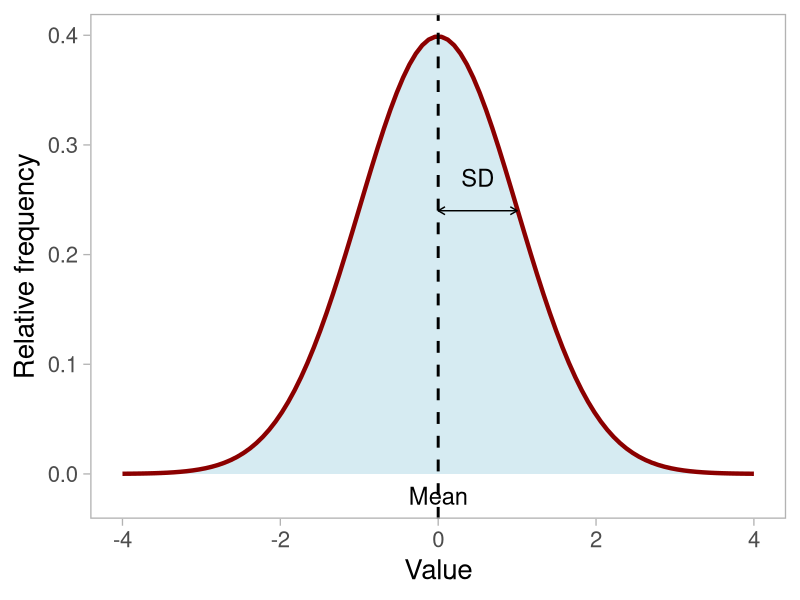
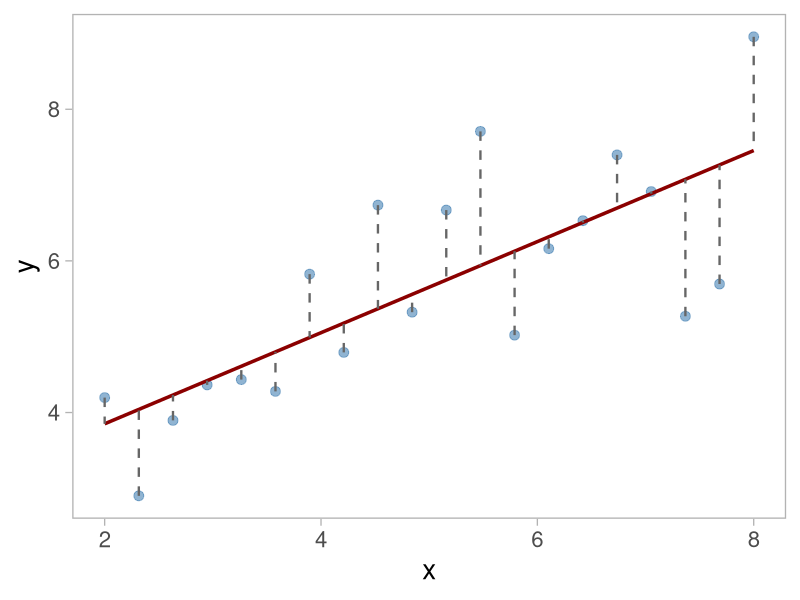
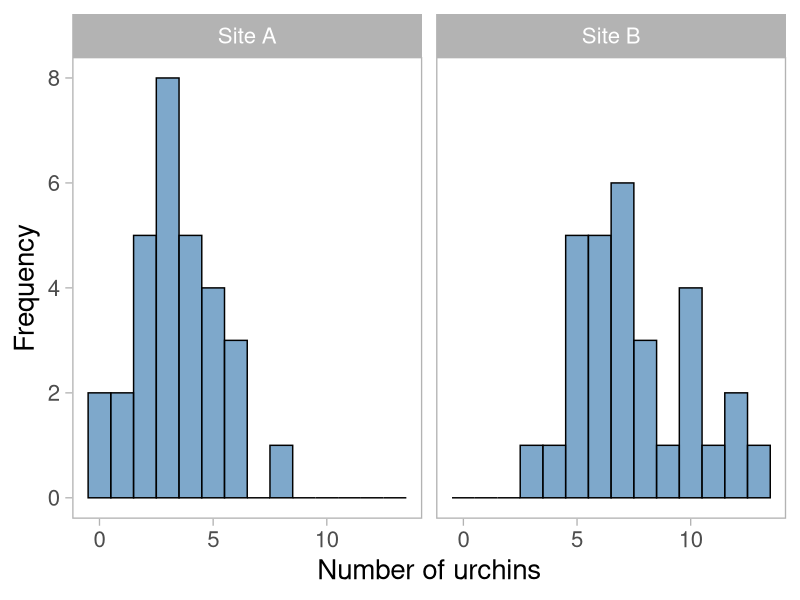
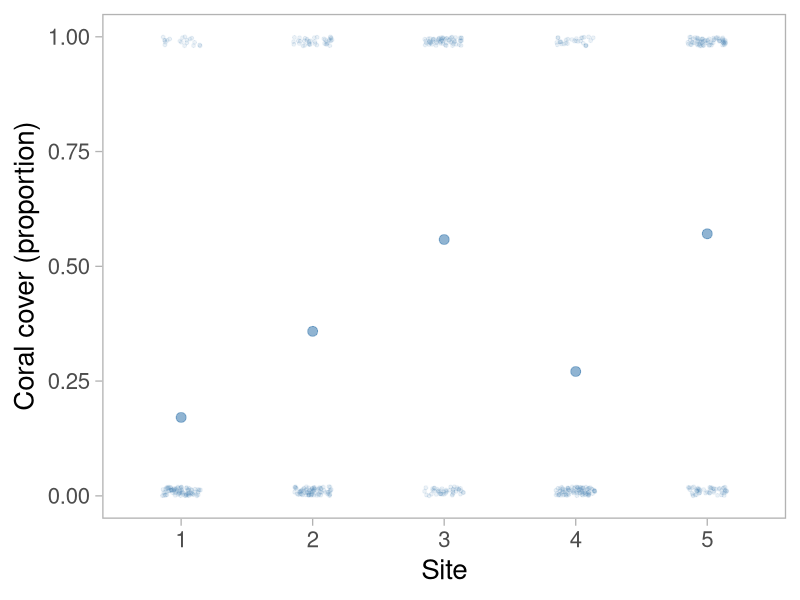
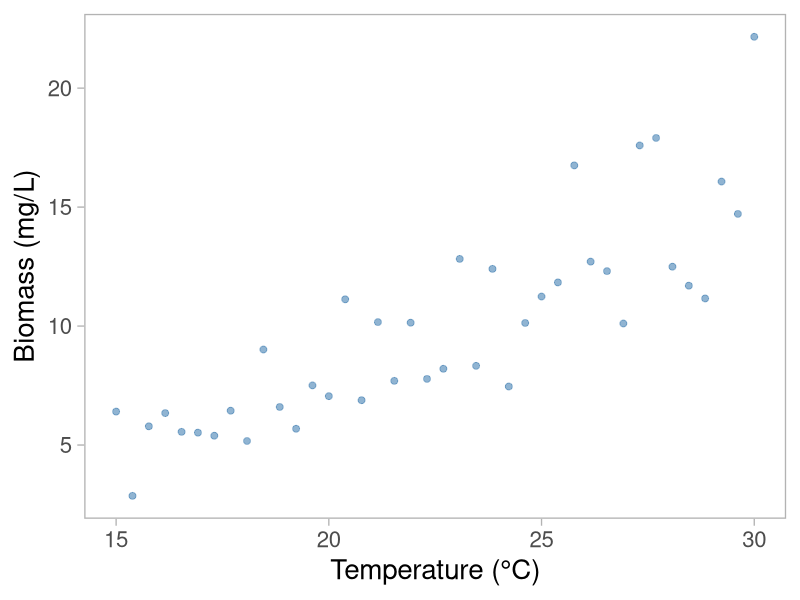
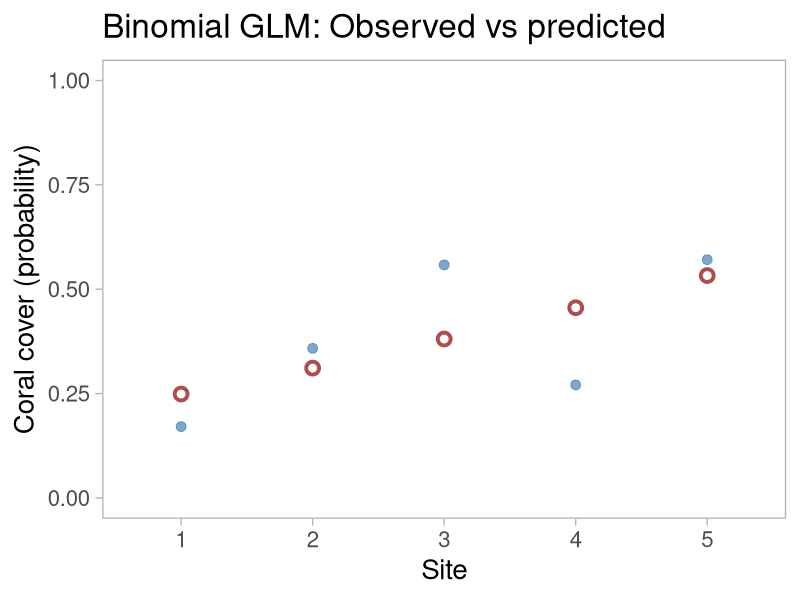

Write R code to recreate these figures, in order.
## ---- chunk 1
#| echo: false
#| message: false
#| warning: false

library(tidyverse)
library(palmerpenguins)
theme_set(theme_light(base_size = 20))
## ---- chunk 2
#| echo: false

x <- seq(-4, 4, length.out = 100)
y <- dnorm(x, mean = 0, sd = 1)
df <- data.frame(x, y)

ggplot(df, aes(x, y)) +
  geom_area(fill = "lightblue", alpha = 0.5) +
  geom_line(color = "darkred", linewidth = 1.5) +
  geom_vline(xintercept = 0, linetype = "dashed", linewidth = 1) +
  annotate(
    "segment",
    x = 0,
    xend = 1,
    y = 0.24,
    yend = 0.24,
    arrow = arrow(ends = "both", length = unit(0.2, "cm"))
  ) +
  annotate("text", x = 0.5, y = 0.27, label = "SD", size = 6) +
  annotate("text", x = 0, y = -0.02, label = "Mean", size = 6) +
  labs(x = "Value", y = "Relative frequency") +
  theme(panel.grid = element_blank())
## ---- chunk 3
#| echo: false

set.seed(42)
x_demo <- seq(2, 8, length.out = 20)
y_demo <- 1.5 + 0.8 * x_demo + rnorm(20, 0, 0.8)
df_demo <- data.frame(x = x_demo, y = y_demo)
m_demo <- lm(y ~ x, data = df_demo)

ggplot(df_demo, aes(x = x, y = y)) +
  geom_point(color = "steelblue", size = 3, alpha = 0.6) +
  geom_smooth(method = "lm", se = FALSE, color = "darkred", linewidth = 1.2) +
  geom_segment(
    aes(x = x, xend = x, y = y, yend = fitted(m_demo)),
    color = "grey40",
    linetype = "dashed",
    linewidth = 0.8
  ) +
  labs(x = "x", y = "y") +
  theme(panel.grid = element_blank())
## ---- chunk 4
#| echo: false

set.seed(123)
site <- rep(c("Site A", "Site B"), each = 30)
count_data <- tibble(
  site = site,
  count = c(rpois(30, lambda = 3), rpois(30, lambda = 8))
)

ggplot(count_data, aes(x = count)) +
  geom_histogram(
    binwidth = 1,
    fill = "steelblue",
    color = "black",
    alpha = 0.7
  ) +
  facet_wrap(~site) +
  labs(x = "Number of urchins", y = "Frequency") +
  theme(panel.grid = element_blank())
## ---- chunk 5
#| echo: false

set.seed(456)
site <- rep(1:5, each = 240)
point <- rep(1:80, 5 * 3)
coral_cover <- rep(c(0.15, 0.35, 0.50, 0.25, 0.60), each = 240)
prob_coral <- coral_cover
coral_presence <- rbinom(5 * 240, 1, prob_coral)

df_coral <- tibble(
  site = site,
  point = point,
  presence = coral_presence
)

# Aggregate by site to show the variation
df_coral_summary <- df_coral %>%
  group_by(site) %>%
  summarise(
    coral_cover = mean(presence),
    n_points = n()
  )

ggplot(df_coral_summary, aes(x = as.factor(site), y = coral_cover)) +
  geom_point(size = 3, alpha = 0.6, color = "steelblue") +
  geom_jitter(
    data = df_coral,
    aes(x = as.factor(site), y = presence),
    width = 0.15,
    height = 0.02,
    alpha = 0.1,
    size = 1,
    color = "steelblue"
  ) +
  labs(x = "Site", y = "Coral cover (proportion)") +
  ylim(0, 1) +
  theme(panel.grid = element_blank())
## ---- chunk 6
#| echo: false

set.seed(789)
temp_vals <- seq(15, 30, length.out = 40)
biomass <- exp(0.5 + 0.08 * temp_vals + rnorm(40, 0, 0.3))

df_biomass <- tibble(
  temperature = temp_vals,
  biomass = biomass
)

ggplot(df_biomass, aes(x = temperature, y = biomass)) +
  geom_point(size = 2, alpha = 0.6, color = "steelblue") +
  labs(x = "Temperature (°C)", y = "Biomass (mg/L)") +
  theme(panel.grid = element_blank())
## ---- chunk 7
#| echo: false

m_poisson <- glm(
  count ~ site,
  data = count_data,
  family = poisson(link = "log")
)
summary(m_poisson)
## ---- chunk 8
#| echo: false
#| fig-height: 6

m_coral <- glm(
  presence ~ site,
  data = df_coral,
  family = binomial(link = "logit")
)

pred_means <- df_coral %>%
  group_by(site) %>%
  summarise(
    site_num = first(site),
    observed_cover = mean(presence)
  )

pred_means$predicted_prob <- predict(m_coral, newdata = pred_means, type = "response")

ggplot(pred_means, aes(x = as.factor(site_num))) +
  geom_point(
    aes(y = observed_cover),
    size = 3,
    color = "steelblue",
    alpha = 0.7
  ) +
  geom_point(
    aes(y = predicted_prob),
    size = 3,
    color = "darkred",
    alpha = 0.7,
    shape = 1,
    stroke = 2
  ) +
  labs(
    x = "Site",
    y = "Coral cover (probability)",
    title = "Binomial GLM: Observed vs predicted"
  ) +
  ylim(0, 1) +
  theme(panel.grid = element_blank())
